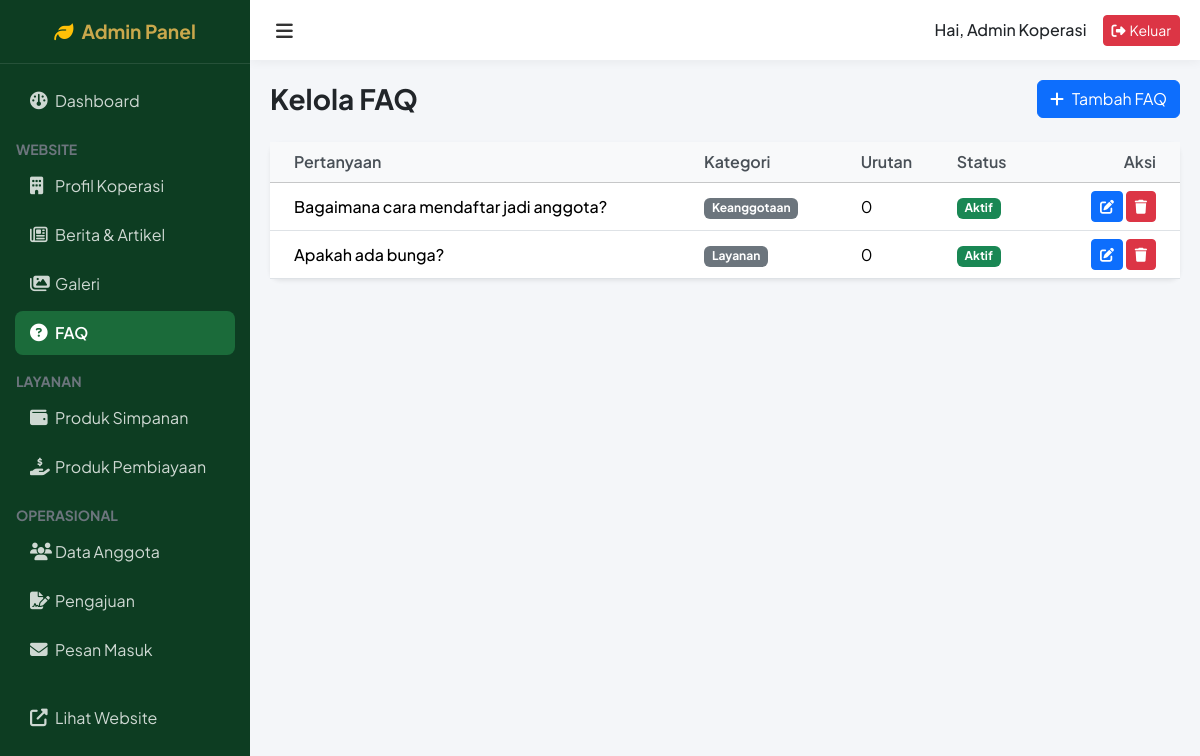
The app's page /admin-faq (signed in) with its own data.
### tables this page shows
CREATE TABLE faqs (
    id INT AUTO_INCREMENT PRIMARY KEY,
    question TEXT NOT NULL,
    answer TEXT NOT NULL,
    category VARCHAR(50),
    sort_order INT DEFAULT 0,
    is_active TINYINT(1) DEFAULT 1,
    created_at DATETIME
);

### app/controllers/AdminFaqController.php (called while the page is built, shortened)
<?php
class AdminFaqController extends Controller {
    public function index() {
        $model = $this->model('FaqModel');
        $data = [
            'title' => 'Kelola FAQ',
            'faqs' => $model->findAll()
        ];
        $this->view('admin/faq', $data);
    }
}

### app/core/App.php (called while the page is built, shortened)
<?php
class App {
    protected $controller = 'HomeController';
    protected $method = 'index';
    public function __construct() {
        $url = $this->parseUrl();
        $controllerName = isset($url[0]) ? str_replace('-', '', ucwords($url[0], '-')) . 'Controller' : $this->controller;
        if (file_exists(APP_ROOT . '/app/controllers/' . $controllerName . '.php')) {
            $this->controller = $controllerName;
            unset($url[0]);
        }
        $this->controller = new $this->controller;
        $this->params = $url ? array_values($url) : [];
        call_user_func_array([$this->controller, $this->method], $this->params);
    }
    public function parseUrl() {
        if (isset($_GET['url'])) {
            $url = rtrim($_GET['url'], '/');
            $url = filter_var($url, FILTER_SANITIZE_URL);
            $url = explode('/', $url);
            return $url;
        }
        return [];
    }
}

### public/index.php (called while the page is built, shortened)
<?php
spl_autoload_register(function($class) {
    $paths = [
        APP_ROOT . '/app/core/' . $class . '.php',
        APP_ROOT . '/app/controllers/' . $class . '.php',
        APP_ROOT . '/app/models/' . $class . '.php',
        APP_ROOT . '/app/helpers/' . $class . '.php',
    ];
    foreach ($paths as $path) {
        if (file_exists($path)) {
            return;
        }
    }
});
$app = new App();

### app/models/FaqModel.php (called while the page is built, shortened)
<?php
class FaqModel {
    private $db;
    public function __construct() {
        $this->db = Database::getInstance()->getConnection();
    }
    public function findAll() {
        $stmt = $this->db->query("SELECT * FROM faqs ORDER BY sort_order ASC, created_at DESC");
        return $stmt->fetchAll();
    }
}

### app/core/Database.php (called while the page is built)
<?php
class Database {
    private static $instance = null;
    private $pdo;
    private function __construct() {
        try {
            $dsn = "mysql:host=" . DB_HOST . ";dbname=" . DB_NAME . ";charset=utf8mb4";
            $options = [
                PDO::ATTR_ERRMODE            => PDO::ERRMODE_EXCEPTION,
                PDO::ATTR_DEFAULT_FETCH_MODE => PDO::FETCH_ASSOC,
                PDO::ATTR_EMULATE_PREPARES   => false,
            ];
            $this->pdo = new PDO($dsn, DB_USER, DB_PASS, $options);
        } catch (PDOException $e) {
            die("Connection failed: " . $e->getMessage());
        }
    }
    public static function getInstance() {
        if (self::$instance == null) {
            self::$instance = new Database();
        }
        return self::$instance;
    }
    public function getConnection() {
        return $this->pdo;
    }
}

### app/views/admin/faq.php (the view)
<?php include APP_ROOT . '/app/views/layouts/admin_header.php'; ?>
<div class="d-flex justify-content-between align-items-center mb-4">
    <h3 class="fw-bold mb-0">Kelola FAQ</h3>
    <a href="#" class="btn btn-primary"><i class="fa-solid fa-plus me-2"></i>Tambah FAQ</a>
</div>
<div class="card shadow-sm border-0">
    <div class="card-body p-0">
        <div class="table-responsive">
            <table class="table table-hover align-middle mb-0">
                <thead class="table-light">
                    <tr>
                        <th class="ps-4">Pertanyaan</th>
                        <th>Kategori</th>
                        <th>Urutan</th>
                        <th>Status</th>
                        <th class="text-end pe-4">Aksi</th>
                    </tr>
                </thead>
                <tbody>
                    <?php if(empty($faqs)): ?>
                    <tr><td colspan="5" class="text-center py-4">Belum ada FAQ</td></tr>
                    <?php else: ?>
                        <?php foreach($faqs as $f): ?>
                        <tr>
                            <td class="ps-4 fw-medium" style="max-width: 300px;">
                                <div class="text-truncate"><?= $f['question'] ?></div>
                            </td>
                            <td><span class="badge bg-secondary"><?= $f['category'] ?></span></td>
                            <td><?= $f['sort_order'] ?></td>
                            <td>
                                <?php if($f['is_active']): ?>
                                    <span class="badge bg-success">Aktif</span>
                                <?php else: ?>
                                    <span class="badge bg-danger">Nonaktif</span>
                                <?php endif; ?>
                            </td>
                            <td class="text-end pe-4">
                                <a href="#" class="btn btn-sm btn-primary"><i class="fa-solid fa-edit"></i></a>
                                <form action="#" method="POST" class="d-inline">
                                    <button class="btn btn-sm btn-danger" onclick="return confirm('Hapus FAQ ini?')"><i class="fa-solid fa-trash"></i></button>
                                </form>
                            </td>
                        </tr>
                        <?php endforeach; ?>
                    <?php endif; ?>
                </tbody>
            </table>
        </div>
    </div>
</div>
<?php include APP_ROOT . '/app/views/layouts/admin_footer.php'; ?>

### public/assets/css/admin.css (style rules this page uses)
:root { --primary: #1B6B3A; --sidebar-bg: #0D3D22; --sidebar-hover: rgba(255,255,255,0.1); --sidebar-active: #1B6B3A; --bg-light: #f4f6f9; }
body { font-family: 'Plus Jakarta Sans', sans-serif; background-color: var(--bg-light); overflow-x: hidden; }
.card { border: none; border-radius: 10px; box-shadow: 0 2px 10px rgba(0,0,0,0.03); margin-bottom: 20px; }
.table th { font-weight: 600; color: #495057; border-top: none; }
.table td { vertical-align: middle; }

### records on screen
faqs: question "Bagaimana cara mendaftar jadi anggota?", category "Keanggotaan", sort_order "0", is_active "Aktif"
faqs: question "Apakah ada bunga?", category "Layanan", sort_order "0", is_active "Aktif"

### other values on screen
$_SESSION['name'] "Admin Koperasi"
